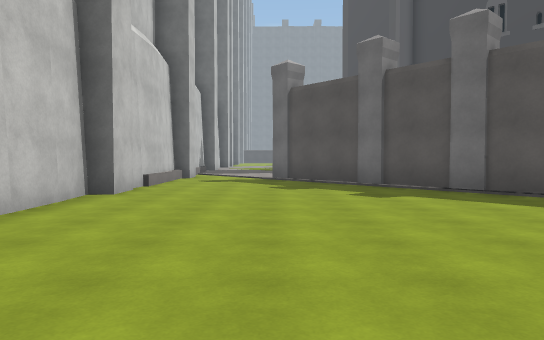
[1] (above)

24 first-person views from a walk through a Unity game level. The camera is 1.4 m above the floor, tilts 2° down and sees 70° across. The floor is counted in squares, 2 m on a side. Each view is taken from the middle of a square. On the plan, view 1 faces up. The plan holds only what a view shows up to about 11 squares ahead; the rest is blank. The place goes on beyond the plan. Some animated figures are not drawn. Some surface patterns are stand-ins.

[2]
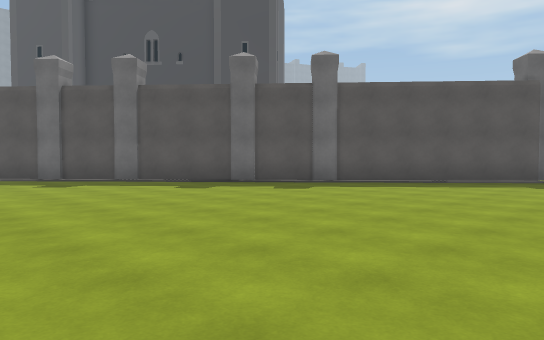

[3]
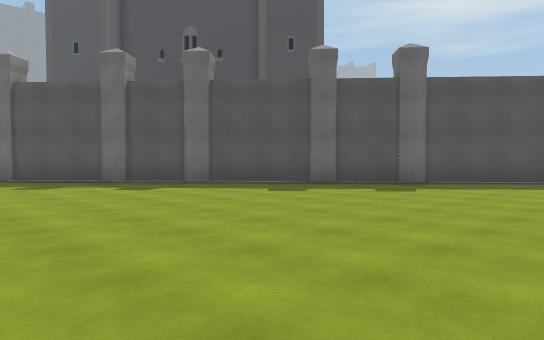

[4]
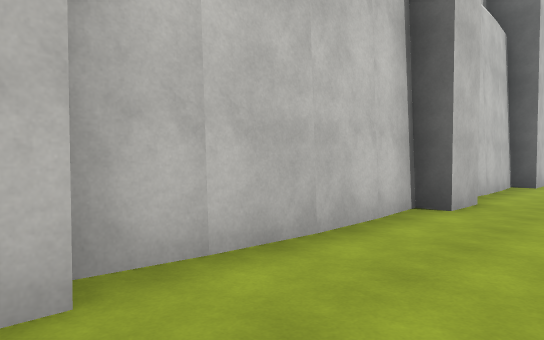

[5]
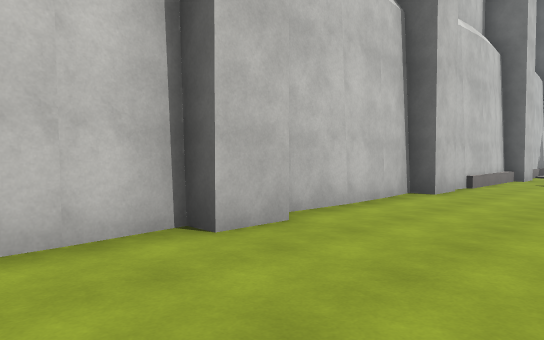

[6]
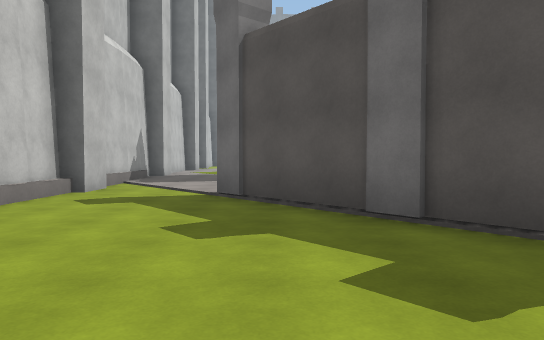

[7]
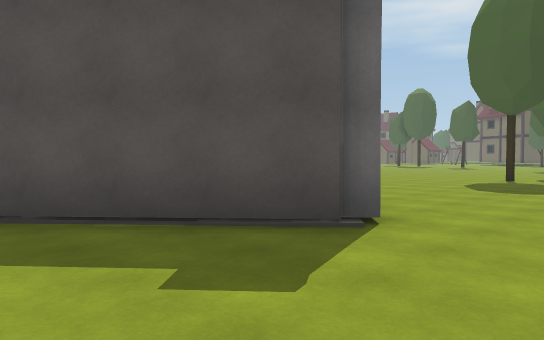

[8]
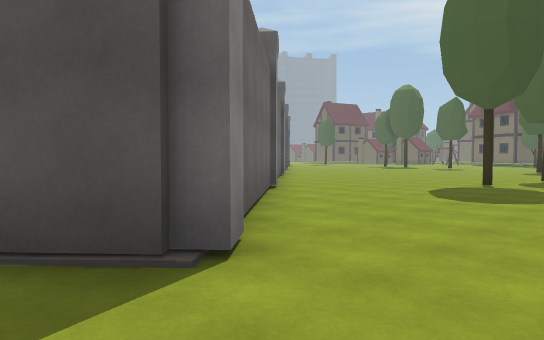

[9]
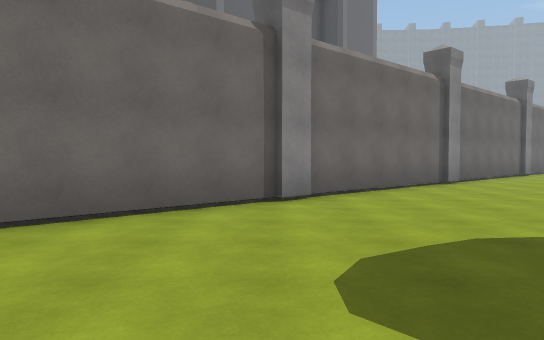

[10]
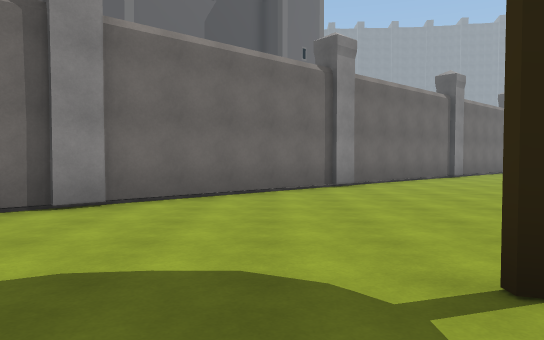

[11]
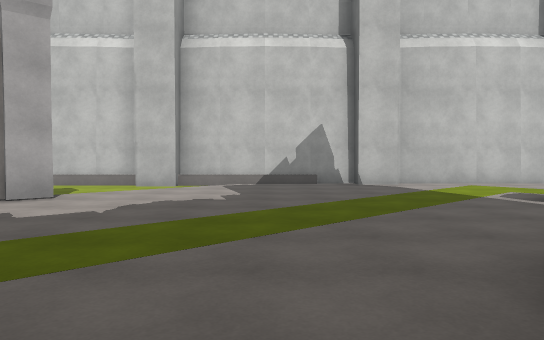

[12]
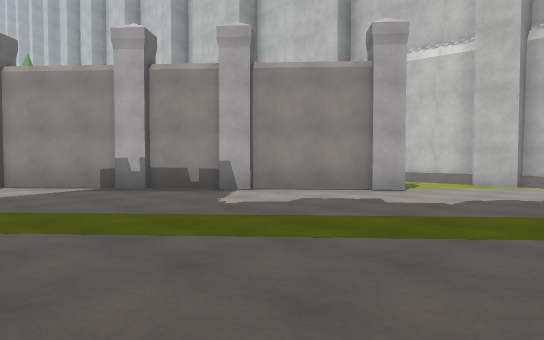

[13]
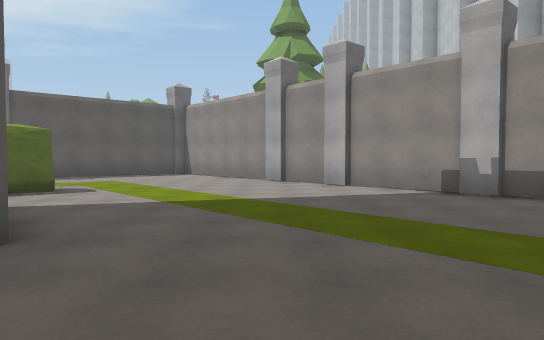

[14]
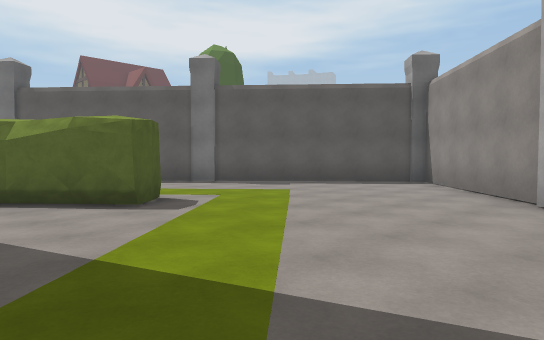

[15]
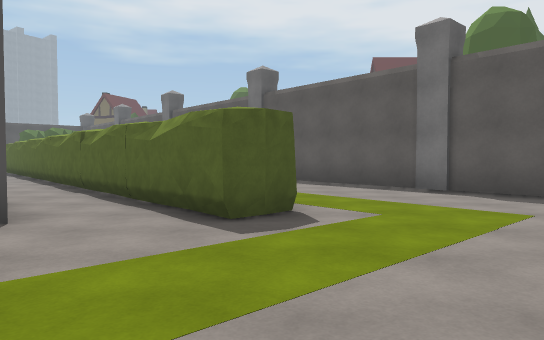

[16]
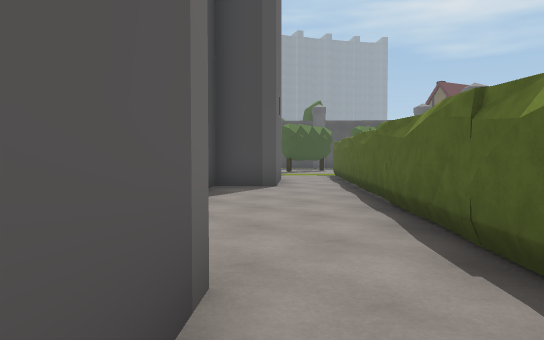

[17]
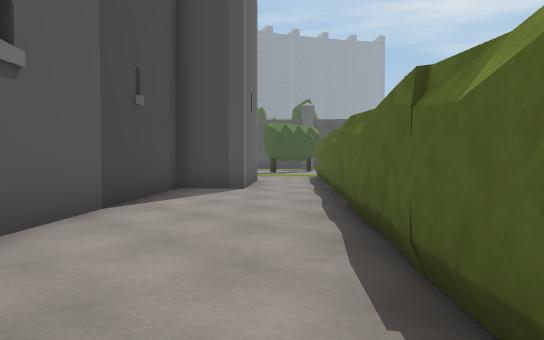

[18]
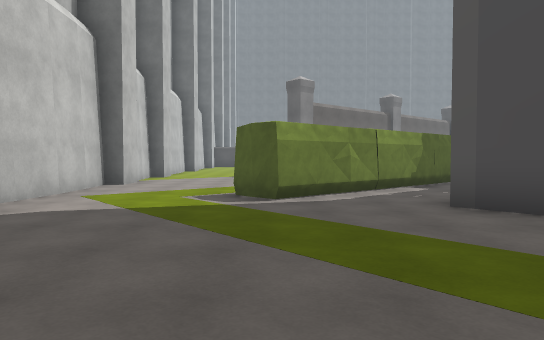

[19]
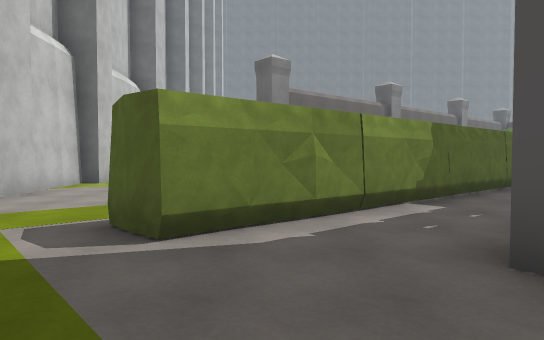

[20]
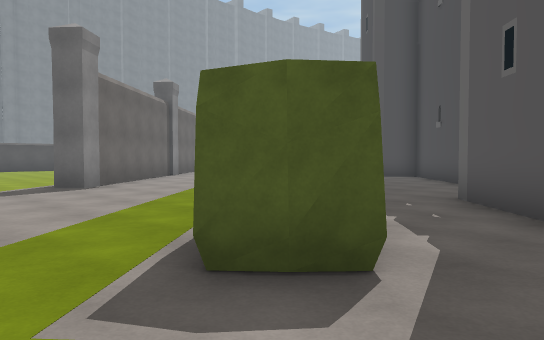

[21]
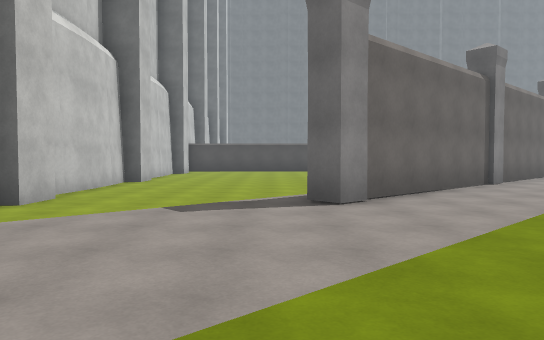

[22]
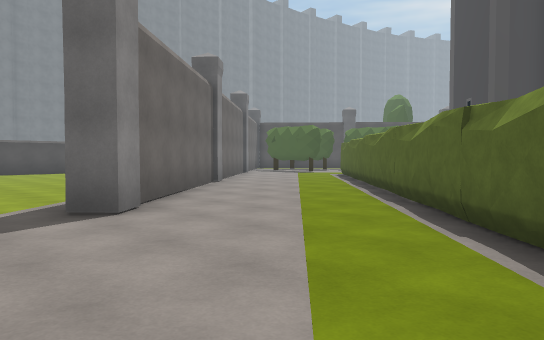

[23]
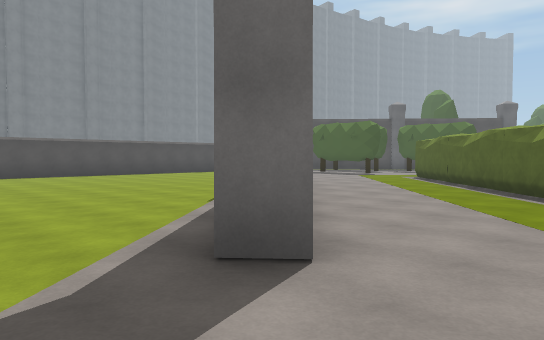

[24]
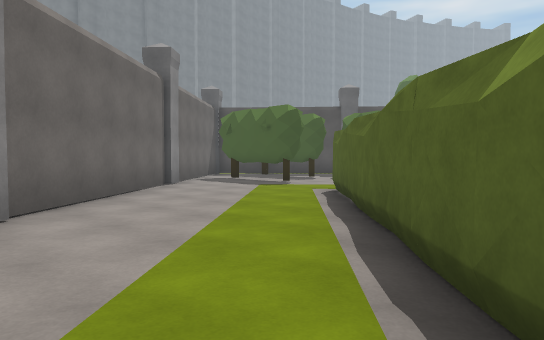

### Floor plan
Points are (right, up) in squares from view 1. A wall is a line through its corners. A room is listed if a view was taken in it or the views show most of it. See-through windows are left out.
Room 1 (views 1, 2, 3, 4, 5, 6, 7, 8, 9, 10)
walls: (11.3, -0.7) (0.5, 11.4); (15.6, 2.7) (12.8, 0.2); (-2.9, 3.3) (-2.9, 2.1) (-3.4, 2.1) (-3.1, -0.2); (-3.1, -0.1) (-3.4, -2.4); (-2.9, 8.3) (-2.9, 7.2) (-3.4, 7.2) (-3.2, 3.6); (-3, 9.2) (-3.1, 8.5); (-3.5, 10.3) (-3.4, 9.1); (-2.9, 12.6) (-2.9, 9); (-3.2, 12.6) (-3, 11.3); (22.5, 8.8) (16.6, 3.6)
ways out: opening at (-1, 11.7) to room 2
objects: other object (2, 9); other object (6, 5); other object (12, -1); other object (16, 3) to (16, 4); tree (20, 0)
Room 2 (views 11, 12, 13, 14, 15, 16, 17, 18, 19, 20, 21, 22, 23, 24)
walls: (9.3, 22.6) (10.3, 23.4); (3.9, 19.8) (5.7, 21.4); (4.2, 18.6) (3.4, 19.5); (6.2, 31.5) (2.5, 28.2); (10.5, 35.3) (6.9, 32.1); (-2.7, 24.6) (-2.7, 23.6); (-2.9, 22.5) (-2.9, 20); (-3.1, 23.6) (-3, 21.2); (-3, 20.2) (-3.1, 19.2); (-2.7, 19.2) (-2.7, 18.2) (-3.2, 18.2) (-3.1, 17); (-2.9, 29) (-2.9, 27.9) (-3.3, 27.9) (-3.2, 25.5); (14.2, 11.7) (13, 10.6); (-2.9, 17.3) (-2.9, 13.5); (21.5, 18.1) (19.5, 16.3) (18.5, 17.4) (14.7, 14); (-3.4, 31.2) (-3.4, 29.9); (0.9, 11.6) (11.4, -0.3); (-3.1, 14.7) (-3.2, 13.6); (-3.3, 33.1) (-3.2, 31.1); (-2.7, 13.6) (-2.7, 12.6); (16.3, 3.9) (19, 6.3); (11.7, -0.1) (15.5, 3.2)
ways out: opening at (-1, 11.7) to room 1
objects: other object (0, 12) to (1, 12); other object (1, 21) to (2, 22); other object (2, 28); other object (3, 22) to (5, 24); other object (4, 8); other object (5, 25) to (7, 26); other object (6, 32); other object (7, 27) to (8, 28); other object (8, 4); other object (9, 27) to (10, 29); other object (11, 30) to (13, 31); other object (11, 36); other object (13, 7) to (14, 9); other object (14, 34) to (14, 37); other object (15, 10) to (16, 10); other object (16, 11) to (18, 12); other object (19, 12) to (20, 14); other object (20, 8); other object (21, 14) to (22, 16)

Positions as (right, up) in squares from view 1, and headings:
1: (0, 0), facing up
2: (-1, -3), facing up-right
3: (-2, -1), facing up-right
4: (-1, -3), facing up-left
5: (0, 0), facing up-left
6: (1, 5), facing up
7: (8, -3), facing up-right
8: (10, -3), facing up-right
9: (16, -3), facing up
10: (19, -2), facing up
11: (7, 16), facing left
12: (8, 16), facing down-left
13: (8, 15), facing down
14: (7, 10), facing down-right
15: (8, 7), facing right
16: (13, 10), facing up-right
17: (14, 10), facing up-right
18: (1, 14), facing up
19: (2, 17), facing up
20: (-1, 19), facing up-right
21: (1, 22), facing up
22: (0, 23), facing up-right
23: (0, 26), facing up-right
24: (6, 27), facing up-right
